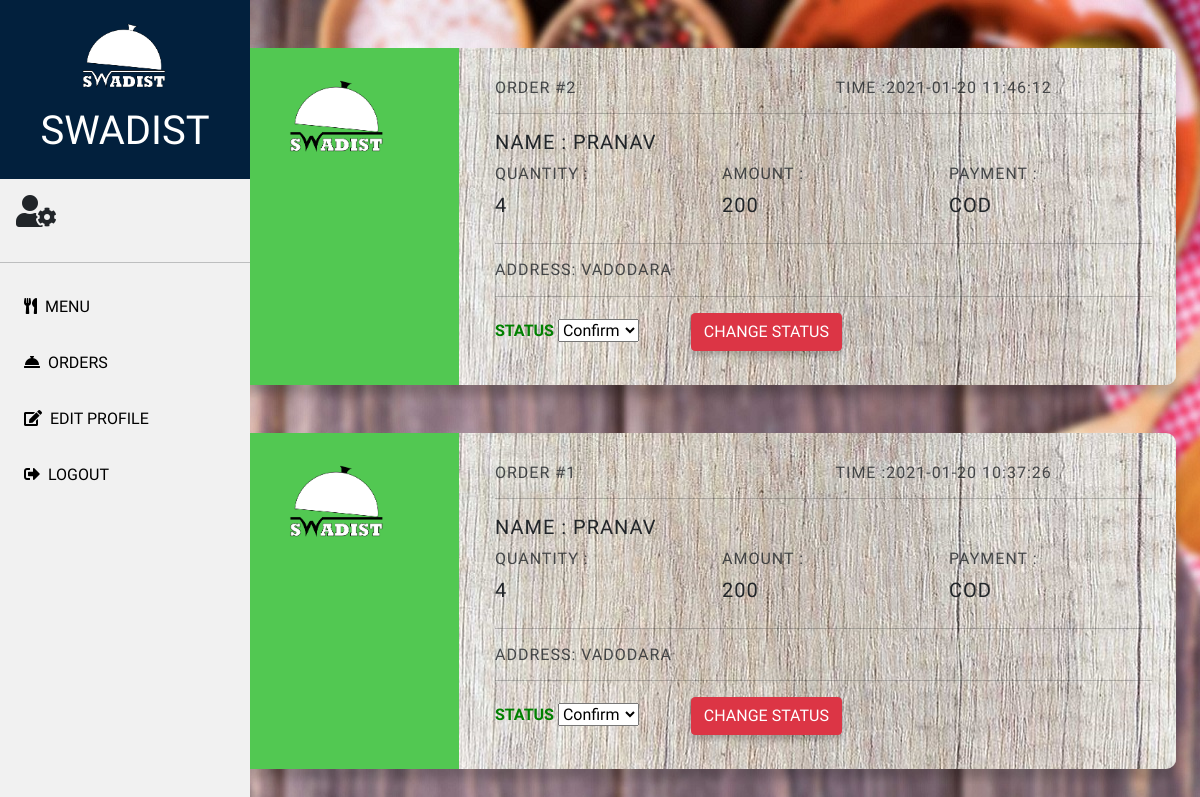
The app's page /admin/order_main.php (signed in) with its own data.
### tables this page shows
CREATE TABLE `order_details` (
  `id` int(50) NOT NULL,
  `order_from` int(50) NOT NULL,
  `order_to` int(50) NOT NULL,
  `address` varchar(255) NOT NULL,
  `payment_mode` varchar(255) NOT NULL,
  `status` varchar(255) NOT NULL,
  `qty` int(50) NOT NULL,
  `amount` int(50) NOT NULL,
  `date` datetime NOT NULL DEFAULT current_timestamp()
);

CREATE TABLE `users` (
  `id` int(50) NOT NULL,
  `first name` varchar(255) NOT NULL,
  `last name` varchar(255) NOT NULL,
  `user_email` varchar(255) NOT NULL,
  `user_password` varchar(255) NOT NULL,
  `user_phone_no` varchar(10) NOT NULL,
  `user_hall_name` varchar(255) NOT NULL,
  `user_room_no` int(10) NOT NULL,
  `time` datetime NOT NULL DEFAULT current_timestamp()
);

### admin/order_main.php (the view, shortened to what this page needs)
<?php
include '../admin/parts/db_connect.php';
?>
<!doctype html>
<html lang="en">
<head>
  <link href="./css/order.css" rel="stylesheet">
  <link href="https://cdn.jsdelivr.net/npm/bootstrap@5.0.0-beta1/dist/css/bootstrap.min.css" rel="stylesheet">
</head>
<body  style="background-image: url(../image/bg2.jpg);">
<div class="row">
  <div class="col-md-2">
<?php include '../admin/parts/admin_nav.php'; ?>
  </div>
  <div class="col">
    <?php
      $session_id = $_SESSION['user_id'];
      $qu = "SELECT * FROM admin WHERE ID=$session_id";
      $res = mysqli_query($conn, $qu);
      $row2 = mysqli_fetch_assoc($res);
      $mess = $row2['mess_name'];
        $query = "SELECT * FROM order_details WHERE order_to=$mess ORDER BY id DESC";
        $result = mysqli_query($conn, $query);
                    while ($row = mysqli_fetch_assoc($result)) {
                      ?>
                        <?php
                        $name = $row['order_from'];
                        $nameQu = "SELECT * FROM users WHERE id=$name";
                        $nameResult = mysqli_query($conn, $nameQu);
                        $rowx = mysqli_fetch_assoc($nameResult);
                        ?>
<div class="container">
<div class="jumbotron my-5" >
           <div class="row">
                      <div class="col-md-3" <?php
                                    if ($row['status'] === 'confirm') {
                                      echo "selected";
                                      echo '<body style="background-color:	rgb(82, 200, 82)">';
                                    } else {
                                      echo '<body style="background-color:rgb(228, 65, 60)">';
                                    }
                                    ?>
                                   >  <img src="/Mini_Project/image/SWADIST2.png"  class="img-fluid" alt="Responsive image">
                       </div>
                       <div class="col course-info" style="background-image: url(../image/jum.jpg);">
                         <div class="container">
                           <div class="row">
                                 <div class="col">  <h6>ORDER #<?php echo $row['id']; ?></h6></div>
                                  <div class="col"> <h6>TIME :<?php echo $row ['date'];?></h6></div>
                           </div>
                                   <hr>
                                   <h5>Name : <?php echo $rowx['first name']; ?></h5>
                                            <div class="row my-2">
                                              <div class="col-md-4">
                                                <h6>Quantity :</h6>
                                                <h5><?php echo $row['qty']; ?></h5>
                                              </div>
                                              <div class="col-md-4">
                                                <h6>Amount :</h6>
                                                <h5><?php echo $row['amount']; ?></h5>
                                              </div>
                                              <div class="col-md-4">
                                                <h6>Payment :</h6>
                                                <h5><?php echo $row['payment_mode']; ?></h5>
                                              </div>
                                            </div>
                                               <hr>
                              <h6>ADDRESS: <?php echo $row['address']; ?></h6>
                              <hr>
                                <form action="../admin/parts/status_update.php" method="POST">
                                  <div class="form-row align-items-center">
                                    <div class="col-auto my-1">
                                     <b> <label class="mr-sm-2" for="inlineFormCustomSelect" style="color:green;">STATUS</label></b>
                                      <select class="custom-select mr-sm-2" name="status">
                                        <option name="status" id="confirm" value="confirm" <?php
                                                                                            if ($row['status'] === 'confirm') {
                                                                                              echo "selected";
                                                                                            }
                                                                                            ?>>Confirm
                                        </option>
                                      </select>
                                      <button type="submit" name="updt" class="btn btn-danger  mx-5">CHANGE STATUS</button>
                                    </div>
                                  </div>
                                </form>
          </div>
        </div>
      </div>
</div>                                                          </div>
<?php
    }
?>
</div>
</div></div>
</body>
</html>

### admin/css/order.css (style rules this page uses)
* { box-sizing: border-box; }
body { font-family: 'Muli', sans-serif; }
.jumbotron { border-radius:10px; box-shadow: 0 10px 10px rgba(0, 0, 0, 0.2); overflow: hidden; }
.jumbotron h6 { opacity: 0.8; margin: 0; letter-spacing: 1px; text-transform: uppercase; }
.jumbotron h5 { letter-spacing: 1px; margin: 10px 0; text-transform: uppercase; }
.course-info { padding: 30px; position: relative; }
.btn { border: 0; border-radius: 20px; box-shadow: 0 5px 5px rgba(0, 0, 0, 0.2); color: rgb(0, 0, 0); font-size: 20px; background-color:skyblue; }

### admin/parts/admin_nav.php (style rules this page uses)
body { margin: 0; font-family: 'Muli', sans-serif; }

### records on screen
order_details: id "2", date "2021-01-20 11:46:12", users.first name "PRANAV", qty "4", amount "200", payment_mode "COD", address "VADODARA", status "Confirm"
order_details: id "1", date "2021-01-20 10:37:26", users.first name "PRANAV", qty "4", amount "200", payment_mode "COD", address "VADODARA", status "Confirm"
